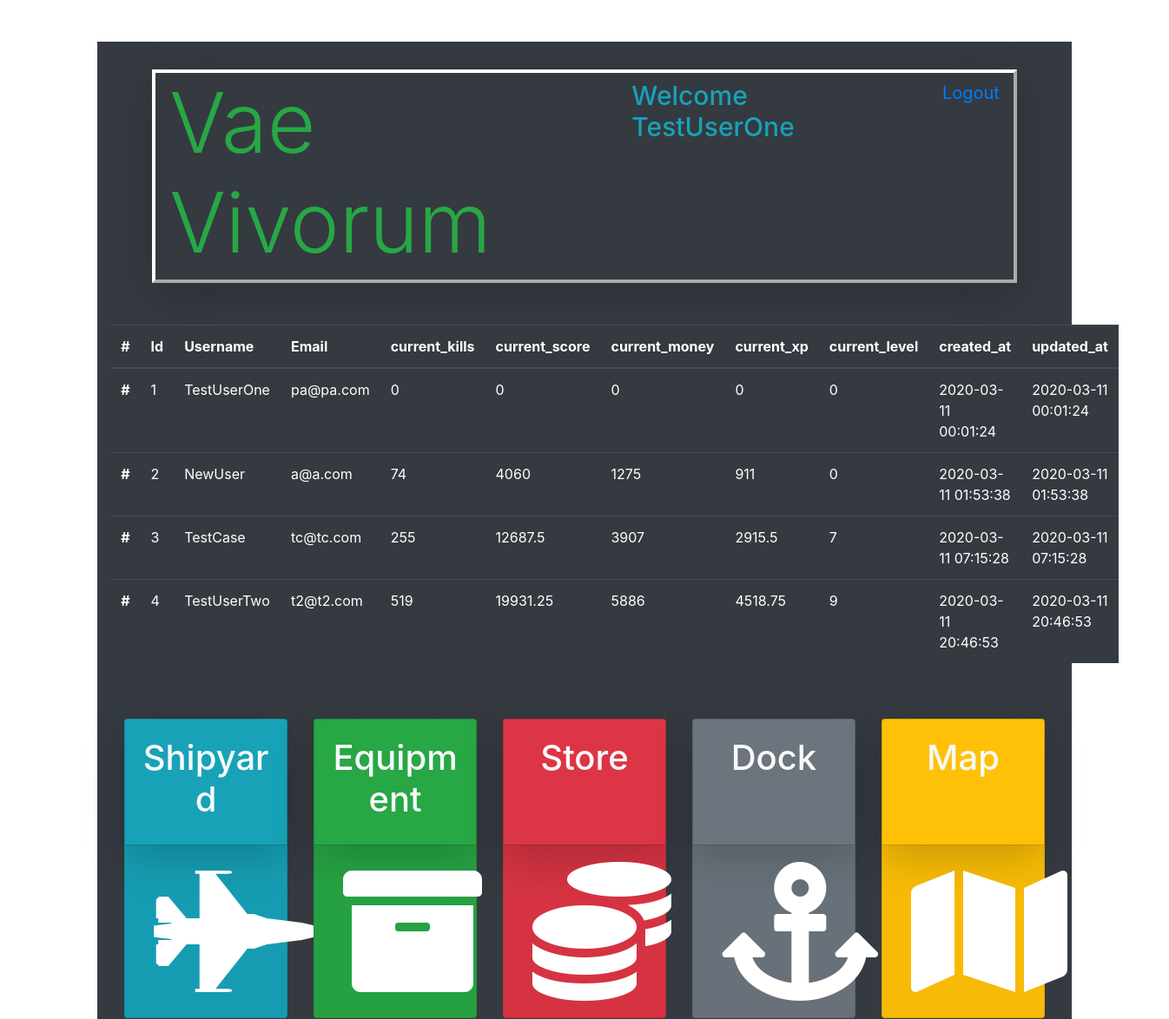
Page /admin (signed in, upper part) on the earlier database version.
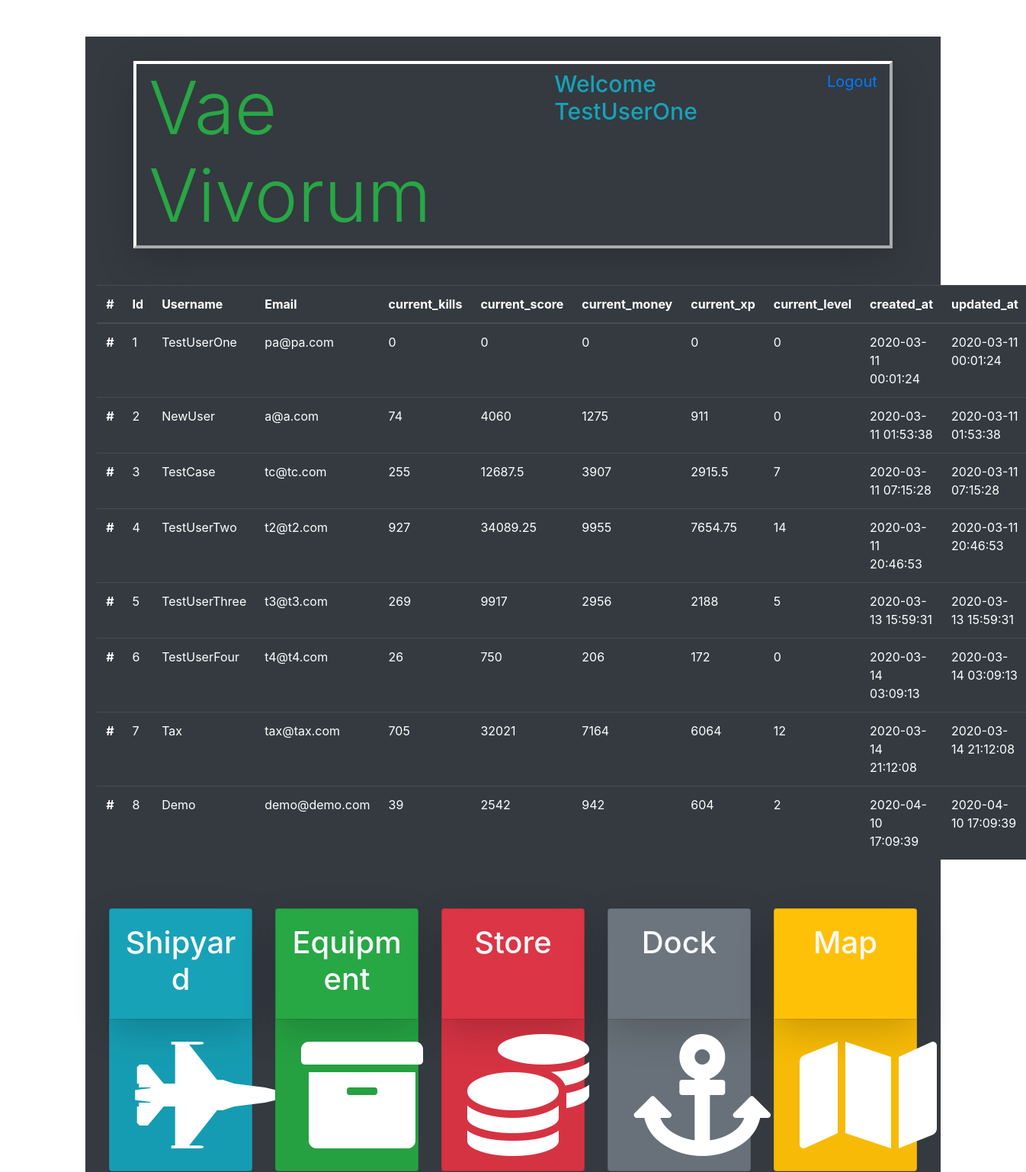
Same page on the later database version.
### models.py (models this page shows)
class Users(db.Model):
    __tablename__ = "Users"
    id = db.Column(db.Integer, primary_key=True)
    username = db.Column(db.String(255))
    email = db.Column(db.String(255))
    password = db.Column(db.String(255))
    created_at = db.Column(db.DateTime)
    updated_at = db.Column(db.DateTime)
    current_kills = db.Column(db.Integer, default=0)
    current_score = db.Column(db.Integer, default=0)
    current_money = db.Column(db.Integer, default=0)
    current_xp = db.Column(db.Integer, default=0)
    current_level = db.Column(db.Integer, default=0)
    active_ship = db.Column(db.Integer, default=0)
    abilityPointsEarned = db.Column(db.Integer, default=0)
    abilityPointsSpent = db.Column(db.Integer, default = 0)
    passive1 = db.Column(db.Integer, default=0)
    passive2 = db.Column(db.Integer, default=0)
    passive3 = db.Column(db.Integer, default=0)
    passive4 = db.Column(db.Integer, default=0)
    passive5 = db.Column(db.Integer, default=0)
    passive6 = db.Column(db.Integer, default=0)
    passive7 = db.Column(db.Integer, default=0)
    passive8 = db.Column(db.Integer, default=0)
    passive9 = db.Column(db.Integer, default=0)
    passive10 = db.Column(db.Integer, default=0)
    passive11 = db.Column(db.Integer, default=0)
    passive12 = db.Column(db.Integer, default=0)
    passive13 = db.Column(db.Integer, default=0)
    passive14 = db.Column(db.Integer, default=0)
    passive15 = db.Column(db.Integer, default=0)
    passive16 = db.Column(db.Integer, default=0)
    passive17 = db.Column(db.Integer, default=0)
    passive18 = db.Column(db.Integer, default=0)
    passive19 = db.Column(db.Integer, default=0)
    passive20 = db.Column(db.Integer, default=0)
    character_active_ability_id = db.Column(db.Integer, db.ForeignKey("Active_Abilities.id", ondelete="cascade"))
    passive_abilities_this_user_has = db.relationship('User_Character', backref="characters_that_have_this_passive")

### app.py (the view)
@app.route('/admin')
def admin():
    thisUser = Users.query.get(session['id'])
    allUsers = Users.query.all()
    allMaps = Map.query.all()
    if session['id'] != 1 and thisUser.username != "Tax":
        return redirect('/')
    else:
        return render_template('admin.html', thisUser = thisUser, allUsers = allUsers, allMaps = allMaps )

### templates/admin.html (shortened to what this page needs)
<!DOCTYPE html>
<html lang="en">
<head>
    <link rel="stylesheet" href="https://stackpath.bootstrapcdn.com/bootstrap/4.4.1/css/bootstrap.min.css">
    <link rel="stylesheet" href="https://cdnjs.cloudflare.com/ajax/libs/font-awesome/5.11.2/css/all.css" />
    <link rel="stylesheet" type="text/css" href="{{ url_for('static', filename='css/style.css') }}">
</head>
<body>
    <div class="container bg-dark mt-5 text-warning pt-3 col-xl-10">
        <div id="topbar" class="d-flex flex-row mb-5 mx-5 mt-3 vaeBorder shadow-lg">
            <h1 class="display-1 d-inline-flex text-success ml-3">Vae Vivorum</h1>
            <h4 class="ml-auto d-inline-flex mt-2 text-info welcomeText" >Welcome {{ thisUser.username }}</h4>
            <a class="ml-5 d-inline-flex mt-2 mr-3 logoutLink" href="/logout">Logout</a>
        </div>
        <table class="table table-dark">
            <thead>
              <tr>
                <th scope="col">#</th>
                <th scope="col">Id</th>
                <th scope="col">Username</th>
                <th scope="col">Email</th>
                <th scope="col">current_kills</th>
                <th scope="col">current_score</th>
                <th scope="col">current_money</th>
                <th scope="col">current_xp</th>
                <th scope="col">current_level</th>
                <th scope="col">created_at</th>
                <th scope="col">updated_at</th>
              </tr>
            </thead>
            <tbody>
                {% for user in allUsers %}
                <tr>
                    <th scope="row">#</th>
                    <td>{{ user.id }}</td>
                    <td>{{ user.username }}</td>
                    <td>{{ user.email }}</td>
                    <td>{{ user.current_kills }}</td>
                    <td>{{ user.current_score }}</td>
                    <td>{{ user.current_money }}</td>
                    <td>{{ user.current_xp }}</td>
                    <td>{{ user.current_level }}</td>
                    <td>{{ user.created_at }}</td>
                    <td>{{ user.updated_at }}</td>
                </tr>
                {% endfor %}
            </tbody>
          </table>
    <div class="card-deck iconDiv mt-5 p-3 mb-5">
        <div class="card iconCard bg-info">
            <div class="card-body shadow-lg">
                <h1 class="card-title mb-2 text-light text-center">Shipyard</h1>
            </div>
            <div class="card-footer">
                <a href="/ships"><div class="linkIcon"><i class="img-fluid btn fas fa-10x fa-fighter-jet"></i></div></a>
            </div>
        </div>
        <div class="card iconCard bg-success">
            <div class="card-body shadow-lg">
                <h1 class="card-title mb-2 text-light text-center">Equipment</h1>
            </div>
            <div class="card-footer">
                <a href="/equipment"><div class="linkIcon"><i class="img-fluid btn fas fa-10x fa-archive"></i></div></a>
            </div>
        </div>
        <div class="card iconCard bg-danger">
            <div class="card-body shadow-lg">
                <h1 class="card-title mb-2 text-light text-center">Store</h1>
            </div>
            <div class="card-footer">
                <a href="/store"><div class="linkIcon"><i class="img-fluid btn fas fa-10x fa-coins"></i></div></a>
            </div>
        </div>
        <div class="card iconCard bg-secondary">
            <div class="card-body shadow-lg">
                <h1 class="card-title mb-2 text-light text-center">Dock</h1>
            </div>
            <div class="card-footer">
                <a href="/dock"><div class="linkIcon"><i class="img-fluid btn fas fa-10x fa-anchor"></i></div></a>
            </div>
        </div>
        <div class="card iconCard bg-warning">
            <div class="card-body shadow-lg">
                <h1 class="card-title mb-2 text-light text-center">Map</h1>
            </div>
            <div class="card-footer">
                <a href="/map"><div class="linkIcon"><i class="img-fluid btn fas fa-10x fa-map"></i></div></a>
            </div>
        </div>
    </div>
    </div>
</body>
</html>

Differences in the rows shown:
changed Users "TestUserTwo": current_kills "519" → "927"; current_score "19931.25" → "34089.25"; current_money "5886" → "9955"; current_xp "4518.75" → "7654.75"; current_level "9" → "14"
added Users: id "5", username "TestUserThree", email "t3@t3.com", current_kills "269", current_score "9917", current_money "2956", current_xp "2188", current_level "5", created_at "2020-03-13 15:59:31", updated_at "2020-03-13 15:59:31"
added Users: id "6", username "TestUserFour", email "t4@t4.com", current_kills "26", current_score "750", current_money "206", current_xp "172", current_level "0", created_at "2020-03-14 03:09:13", updated_at "2020-03-14 03:09:13"
added Users: id "7", username "Tax", email "tax@tax.com", current_kills "705", current_score "32021", current_money "7164", current_xp "6064", current_level "12", created_at "2020-03-14 21:12:08", updated_at "2020-03-14 21:12:08"
added Users: id "8", username "Demo", email "demo@demo.com", current_kills "39", current_score "2542", current_money "942", current_xp "604", current_level "2", created_at "2020-04-10 17:09:39", updated_at "2020-04-10 17:09:39"
